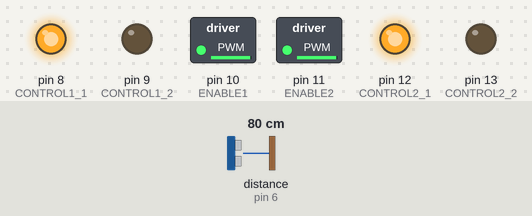
Simulated run of this sketch. Board: Arduino Uno, built with avr-gcc and run on an emulated ATmega328P. On the bench: switched loads named in the sketch (green lamp = pin HIGH), output pins drawn as LEDs (lit = HIGH). Wiring (inferred from the names in the program): ultrasonic range finder: trigger pin 7; echo pin 6. Inputs (shaded band) come from the test bench; at power-on: distance to the obstacle (sensor on pin 6) 80 cm. The echo pulse lasts 58.3 µs per cm; pins used as bus, display or sensor lines are not drawn.

Above: at 1.2 s.
1.3 s: distance to the obstacle (sensor on pin 6) set to 24 cm
2.8 s: distance to the obstacle (sensor on pin 6) set to 20 cm
At 4.0 s:
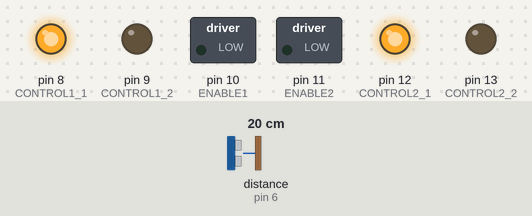
4.3 s: distance to the obstacle (sensor on pin 6) set to 35 cm
At 5.3 s:
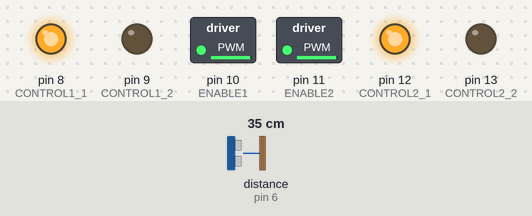
5.8 s: distance to the obstacle (sensor on pin 6) set to 2 cm
At 6.4 s:
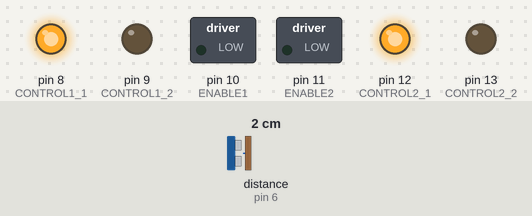
Timing chart, 0 to 8.3 s (numbered marks = the images above; inputs shaded):
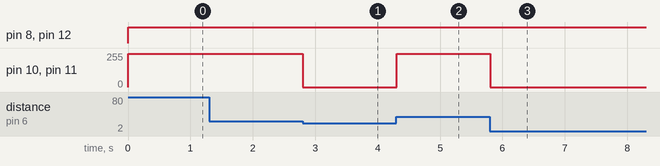

Measured:
- the behaviour switches between 22 and 21 cm on distance to the obstacle (sensor on pin 6) (found by bisection; images 0 and 1)
- after the input at 1.3 s, every drawn part: stays the same
- after the input at 2.8 s, pin 10 (ENABLE1), pin 11 (ENABLE2): 250/255 → 0/255 at once
- after the input at 4.3 s, pin 10 (ENABLE1), pin 11 (ENABLE2): 0/255 → 250/255 at once
- after the input at 5.8 s, pin 10 (ENABLE1), pin 11 (ENABLE2): 250/255 → 0/255 at once

The sketch:

Jeffrey.ino
```cpp
#include "Jeffrey.h"
#define ENABLE1 10  // Enable Pin  motor 1
#define CONTROL1_1 8  // Control pin 1  motor 1
#define CONTROL1_2 9  // Control pin 2  motor 1

#define ENABLE2 11  // Enable Pin  motor 2
#define CONTROL2_1 12  // Control pin 1  motor 2
#define CONTROL2_2 13  // Control pin 2  motor 2

#define TRIGER 7 // Triger Pin distance sensor
#define ECHO 6 // Echo Pin distance sensor

#define OPTIMALE_SNELHEID 250

int huidige_snelheid = 0;

/*
20/02/2016
@author: Ellen Vanhove & maarten & sietse
*/
void setup()
{
	//init serial
	//Serial.begin(9600);

	//init motors
	pinMode(ENABLE1, OUTPUT);
	pinMode(ENABLE2, OUTPUT);

	pinMode(CONTROL1_1, OUTPUT);
	pinMode(CONTROL1_2, OUTPUT);
	pinMode(CONTROL2_1, OUTPUT);
	pinMode(CONTROL2_2, OUTPUT);

	//init afstandsensor
	pinMode(TRIGER, OUTPUT);
	pinMode(ECHO, INPUT);

	//steeds hetzelfde random gedrag
	randomSeed(42);
	// random getal van 10 tot 19
	//randNumber = random(10, 20);
	//delay(1000); //wacht 1 second

}

void loop()
{
	long afstand = get_afstand();
	if ( afstand > 20 ) {
		vooruit();
		set_snelheid(OPTIMALE_SNELHEID);
	}
	else {
		stop();
	}


}

void stop() {
	analogWrite(ENABLE1, 0);
	analogWrite(ENABLE2, 0);
	huidige_snelheid = 0;
}

void vooruit() {
	digitalWrite(CONTROL1_1, HIGH);
	digitalWrite(CONTROL1_2, LOW);

	digitalWrite(CONTROL2_1, HIGH);
	digitalWrite(CONTROL2_2, LOW);
}

void achteruit() {
	//todo
}

void links() {
	//todo
}

void rechts() {
	//todo
}

// snelheid ligt tussen 0 (stop) en 255
void set_snelheid(int snelheid) {
	analogWrite(ENABLE1, snelheid);
	analogWrite(ENABLE2, snelheid);
	huidige_snelheid = snelheid;
}

void set_snelheid_linker_wiel(int snelheid) {
	//todo
}
void set_snelheid_rechter_wiel(int snelheid) {
	//todo
}

// return de afstand gemeten door de sensor in cm
long get_afstand() {
	long duration, distance;
	digitalWrite(TRIGER, LOW);
	delayMicroseconds(2);
	digitalWrite(TRIGER, HIGH);
	delayMicroseconds(10);
	digitalWrite(TRIGER, LOW);
	duration = pulseIn(ECHO, HIGH);
	distance = (duration / 2) / 29.1;
	return distance;
}
```

Jeffrey.h
```cpp

```
